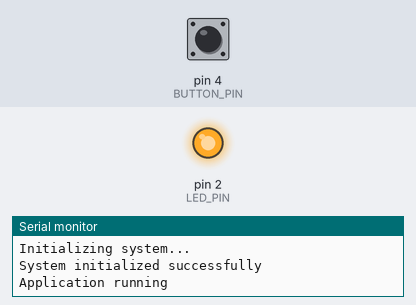
A sketch run on a simulated Arduino Uno, built for the host (arithmetic inside an expression is 32-bit, double 64-bit). Parts: output pins drawn as LEDs (lit = HIGH), the last lines printed to the serial monitor. The inputs (shaded band) are chosen by the test bench; at power-on: pin 4 (BUTTON_PIN) HIGH.

Above: at 1.2 s.
1.3 s: pin 4 (BUTTON_PIN) pulled LOW for 3.2 s
At 5.1 s:
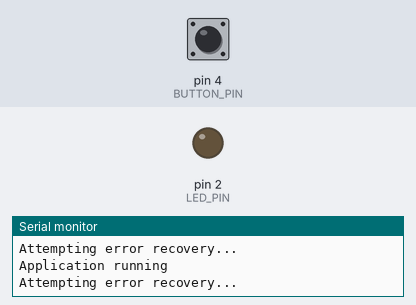
Timing chart, 0 to 12.0 s (numbered marks = the images above; inputs shaded):
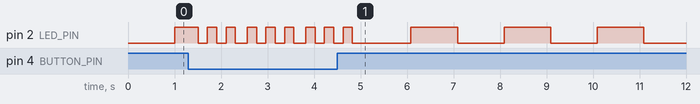

The sketch:

sketch.ino
```cpp
/*
 * Error Handling - Error Handling
 *
 * Konsep: Menangani kondisi error dengan baik
 *
 * Komponen:
 * - LED (D2)
 * - Button (D4)
 *
 * Pinout:
 * - LED   -> GPIO 2
 * - Button -> GPIO 4
 */

#include <exception>
#include <stdexcept>  // ← INI YANG DITAMBAHKAN!

const int LED_PIN = 2;
const int BUTTON_PIN = 4;

// Error codes
enum ErrorCode {
  ERR_NONE = 0,
  ERR_MEMORY_ALLOCATION,
  ERR_TIMEOUT,
  ERR_INVALID_STATE,
  ERR_HARDWARE_FAILURE,
  ERR_COMMUNICATION
};

// Error structure
struct SystemError {
  ErrorCode code;
  const char* message;
  unsigned long timestamp;
};

SystemError lastError = {ERR_NONE, "No error", 0};
int errorCount = 0;

void setup() {
  Serial.begin(115200);
  pinMode(LED_PIN, OUTPUT);
  pinMode(BUTTON_PIN, INPUT_PULLUP);

  Serial.println("Error Handling Demo Started");

  try {
    // Initialize system
    initializeSystem();
  } catch (const std::exception& e) {
    handleError(ERR_HARDWARE_FAILURE, e.what());
  }
}

void loop() {
  try {
    // Main application logic
    runApplication();
  } catch (const std::exception& e) {
    handleError(ERR_INVALID_STATE, e.what());
  }

  // Check for errors
  if (lastError.code != ERR_NONE) {
    handleErrorRecovery();
  }

  delay(50);
}

void initializeSystem() {
  Serial.println("Initializing system...");

  // Simulate initialization with potential errors
  if (digitalRead(BUTTON_PIN) == LOW) {
    throw std::runtime_error("Button pressed during initialization");
  }

  // Simulate memory allocation failure
  // void* ptr = malloc(100000000); // This would fail
  // if (ptr == NULL) {
  //   throw std::bad_alloc();
  // }

  Serial.println("System initialized successfully");
}

void runApplication() {
  static unsigned long lastBlink = 0;
  static bool ledState = false;

  // Simulate application logic
  if (millis() - lastBlink > 1000) {
    lastBlink = millis();
    ledState = !ledState;
    digitalWrite(LED_PIN, ledState ? HIGH : LOW);
    Serial.println("Application running");
  }

  // Simulate error condition
  if (digitalRead(BUTTON_PIN) == LOW) {
    throw std::runtime_error("Button error condition");
  }
}

void handleError(ErrorCode code, const char* message) {
  lastError.code = code;
  lastError.message = message;
  lastError.timestamp = millis();
  errorCount++;

  Serial.println("=== ERROR OCCURRED ===");
  Serial.print("Error Code: ");
  Serial.println(code);
  Serial.print("Message: ");
  Serial.println(message);
  Serial.print("Timestamp: ");
  Serial.println(millis());
  Serial.print("Error Count: ");
  Serial.println(errorCount);
  Serial.println("======================");

  // Visual error indication
  for (int i = 0; i < 3; i++) {
    digitalWrite(LED_PIN, HIGH);
    delay(200);
    digitalWrite(LED_PIN, LOW);
    delay(200);
  }
}

void handleErrorRecovery() {
  Serial.println("Attempting error recovery...");

  // Clear error after handling
  if (millis() - lastError.timestamp > 3000) {
    Serial.println("Error recovered");
    lastError.code = ERR_NONE;
    lastError.message = "No error";
  }
}
```
